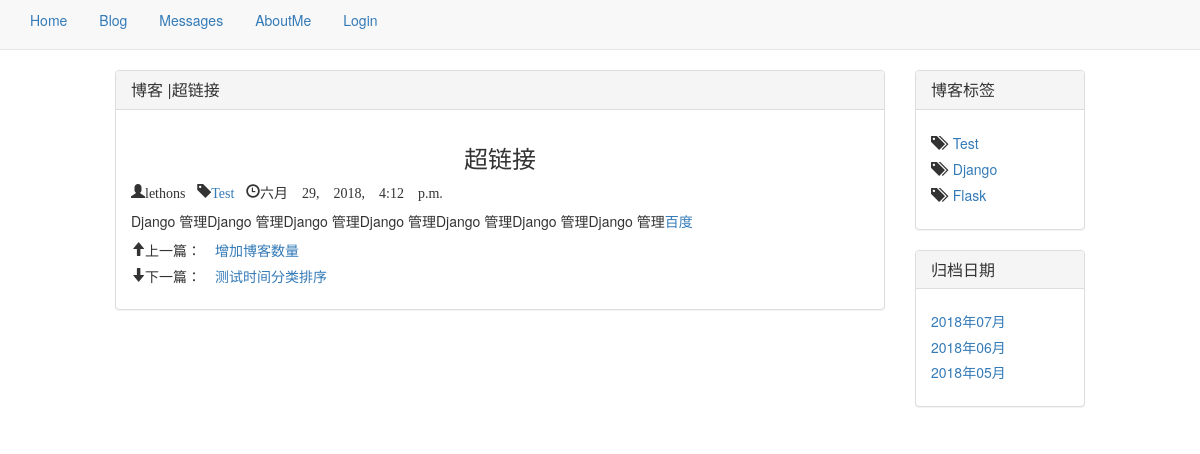
The page /blog/9/ on the database its author committed.
### blog/models.py (models this page shows, shortened)
class Blog(models.Model):
    title = models.CharField(max_length=50)
    content = RichTextUploadingField()
    author = models.ForeignKey(User, on_delete=models.DO_NOTHING)
    tag = models.ForeignKey(Tag, on_delete=models.DO_NOTHING)
    publish_time = models.DateTimeField(default=datetime.datetime.now)
    update_time = models.DateTimeField(auto_now=True)
    class Meta:
        ordering = ['-publish_time']

class Tag(models.Model):
    tag = models.CharField(max_length=10)
    def __str__(self):
        return self.tag

### blog/views.py (the view)
# urls.py: path('<int:blog_pk>/', views.blog_detail, name='blog_detail'),
def blog_detail(request, blog_pk):
    ctx = {}
    blog = get_object_or_404(Blog, pk=blog_pk)
    tags = Tag.objects.all()
    pre_blog = Blog.objects.filter(publish_time__lt=blog.publish_time)
    if pre_blog .count() > 0:
        pre_blog = pre_blog[0]
    else:
        pre_blog = None
    next_blog = Blog.objects.filter(publish_time__gt=blog.publish_time)
    if next_blog .count() > 0:
        next_blog = next_blog[0]
    else:
        next_blog = None
    ctx['blog'] = blog
    ctx['tags'] = tags
    ctx['pre_blog'] = pre_blog
    ctx['next_blog'] = next_blog
    ctx['blog_dates'] = Blog.objects.dates('publish_time', 'month', order='DESC')
    return render_to_response('blog/blog_detail.html', ctx)

### blog/templates/blog/blog_detail.html (shortened to what this page needs)
{% extends 'blog/blog_base.html' %}
{% block panel_title %}
    |{{ blog.title }}
{% endblock %}
{% block panel_body %}
    <div class="blog-detail">
        <h3 class="text-center">{{ blog.title }}</h3>
        <span class="glyphicon glyphicon-user" aria-hidden="true">{{ blog.author }}</span>&nbsp;&nbsp;
        <span class="glyphicon glyphicon-tag" aria-hidden="true"><a href="{% url 'blog_tag' blog.tag %}">{{ blog.tag }}</a></span>&nbsp;&nbsp;
        <span class="glyphicon glyphicon-time" aria-hidden="true">{{ blog.publish_time }}</span>
        <div class="blog-content">{{ blog.content|safe }}</div>
    </div>
    <div class="next-previous">
        <h5>
            <span class="glyphicon glyphicon-arrow-up" aria-hidden="true">上一篇：
                {% if pre_blog %}
                    <a href="{% url 'blog_detail' pre_blog.pk %}">{{ pre_blog.title }}</a>
                {% else %}
                    None
                {% endif %}
            </span>
        </h5>
        <h5>
            <span class="glyphicon glyphicon-arrow-down" aria-hidden="true">下一篇：
                {% if next_blog %}
                    <a href="{% url 'blog_detail' next_blog.pk %}">{{ next_blog.title }}</a>
                {% else %}
                    None
                {% endif %}
            </span>
        </h5>
    </div>
{% endblock %}
{% block sidebar1_title %}
    博客标签
{% endblock %}
{% block sidebar1_body %}
    {% for tag in tags %}
        <h5><span class="glyphicon glyphicon-tags" aria-hidden="true"></span>&nbsp;&nbsp;<a href="{% url 'blog_tag' tag %}">{{ tag }}</a></h5>
    {% endfor %}
{% endblock %}
{% block sidebar2_title %}
    归档日期
{% endblock %}
{% block sidebar2_body %}
    {% for blog_date in blog_dates %}
        <h5><a href="{% url 'blog_date' blog_date.year blog_date.month %}">{{ blog_date|date:"Y年m月" }}</a></h5>
    {% endfor %}
{% endblock %}
{% block my_jsscript %}
    <link rel="stylesheet"
          href="//cdnjs.cloudflare.com/ajax/libs/highlight.js/9.12.0/styles/xcode.min.css">
{% endblock %}

### blog/static/blog/css/blog.css (style rules this page uses)
body { padding-top: 50px; }
.blog-content { margin-top: 10px; }

### rows shown on the page
Blog: title "超链接", author "lethons", tag "Test", publish_time "六月 29, 2018, 4:12 p.m.", content "Django 管理Django 管理Django 管理Django 管理Django 管理Django 管理Django 管理 百度"
Blog: title "增加博客数量"
Blog: title "测试时间分类排序"
Tag: tag "Test"
Tag: tag "Django"
Tag: tag "Flask"

### other values the page prints
{{ blog_date|date:"Y年m月" }} "2018年07月" "2018年06月" "2018年05月"
